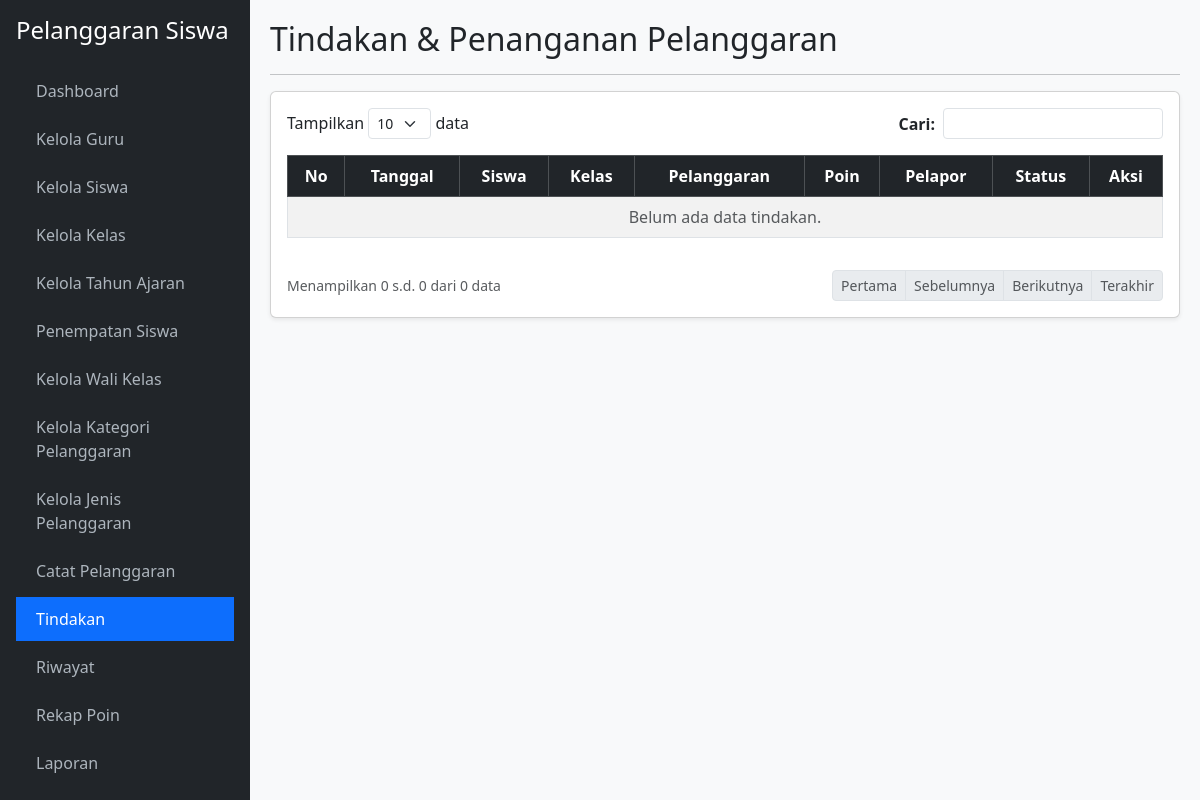
The app's page /tindakan.php (signed in), older data.
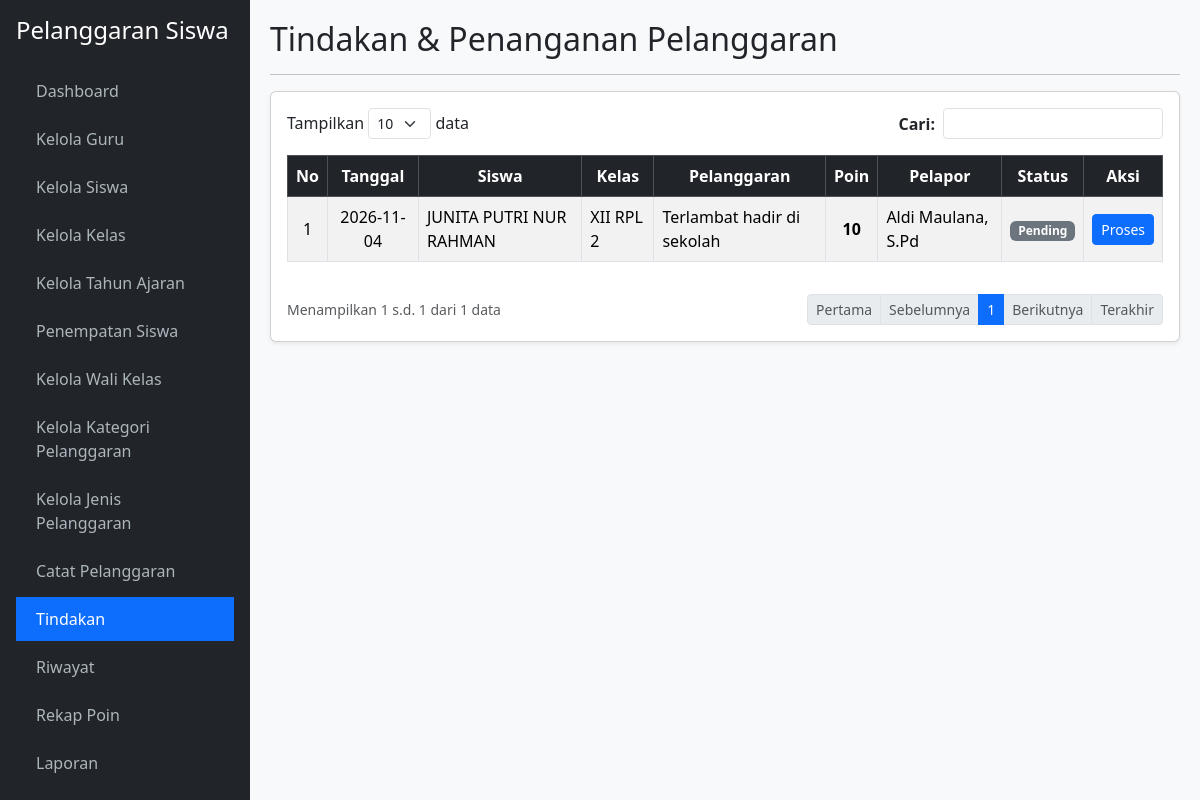
The same page, newer data.
### tables this page shows
CREATE TABLE `t_pelanggaran_siswa` (
  `id` int(11) NOT NULL,
  `tahun_ajaran_id` int(11) NOT NULL,
  `siswa_id` int(11) NOT NULL,
  `nama_siswa` varchar(150) DEFAULT NULL,
  `kelas_id` int(11) NOT NULL,
  `nama_kelas` varchar(100) DEFAULT NULL,
  `pelanggaran_id` int(11) NOT NULL,
  `nama_pelanggaran` varchar(150) DEFAULT NULL,
  `pelanggaran_kategori_id` int(11) NOT NULL,
  `guru_id` int(11) NOT NULL,
  `nama_guru` varchar(150) DEFAULT NULL,
  `tanggal` date NOT NULL,
  `keterangan` text DEFAULT NULL,
  `poin` int(11) DEFAULT NULL,
  `tindakan` text DEFAULT NULL,
  `status` varchar(30) DEFAULT NULL,
  `created_at` timestamp NULL DEFAULT NULL,
  `updated_at` timestamp NULL DEFAULT NULL
);

### tindakan.php (the view, shortened to what the changed rows need)
<?php
require_once 'koneksi.php';
$limit = 10;
$h = max(1, (int)($_GET['halaman'] ?? 1));
$offset = ($h - 1) * $limit;
$cari = mysqli_real_escape_string($koneksi, $_GET['cari'] ?? '');
$where = $cari ? "WHERE nama_siswa LIKE '%$cari%' OR nama_kelas LIKE '%$cari%' OR nama_pelanggaran LIKE '%$cari%' OR status LIKE '%$cari%'" : "";
$total = mysqli_num_rows(mysqli_query($koneksi, "SELECT 1 FROM t_pelanggaran_siswa $where"));
$pages = ceil($total / $limit);
$data = mysqli_query($koneksi, "SELECT * FROM t_pelanggaran_siswa $where ORDER BY tanggal DESC LIMIT $offset, $limit");
$no = $offset + 1;
?>
<!DOCTYPE html>
<html lang="id">
<head>
    <link href="https://cdn.jsdelivr.net/npm/bootstrap@5.3.2/dist/css/bootstrap.min.css" rel="stylesheet">
</head>
<body>
    <div class="main-content">
        <h2>Tindakan & Penanganan Pelanggaran</h2>
        <div class="card shadow-sm"><div class="card-body">
            <div class="table-responsive">
                <table class="table table-bordered table-striped align-middle">
                    <thead class="table-dark text-center">
                        <tr><th>No</th><th>Tanggal</th><th>Siswa</th><th>Kelas</th><th>Pelanggaran</th><th>Poin</th><th>Pelapor</th><th>Status</th><th>Aksi</th></tr>
                    </thead>
                    <tbody>
                        <?php while($r = mysqli_fetch_assoc($data)):
                            $bg = $r['status'] == 'Selesai' ? 'success' : ($r['status'] == 'Diproses' ? 'warning' : 'secondary');
                        ?>
                        <tr>
                            <td class="text-center"><?= $no++; ?></td>
                            <td class="text-center"><?= htmlspecialchars($r['tanggal']); ?></td>
                            <td><?= htmlspecialchars($r['nama_siswa']); ?></td>
                            <td><?= htmlspecialchars($r['nama_kelas']); ?></td>
                            <td><?= htmlspecialchars($r['nama_pelanggaran']); ?></td>
                            <td class="text-center"><strong><?= htmlspecialchars($r['poin']); ?></strong></td>
                            <td><?= htmlspecialchars($r['nama_guru']); ?></td>
                            <td class="text-center"><span class="badge bg-<?= $bg; ?>"><?= htmlspecialchars($r['status']); ?></span></td>
                            <td class="text-center">
                                <button class="btn btn-sm btn-primary" data-bs-toggle="modal" data-bs-target="#m<?= $r['id']; ?>">Proses</button>
                            </td>
                        </tr>
                        <?php endwhile; if(!$total): ?>
                        <tr><td colspan="9" class="text-center text-muted">Belum ada data tindakan.</td></tr>
                        <?php endif; ?>
                    </tbody>
                </table>
            </div>
            <div class="d-flex justify-content-between align-items-center mt-3">
                <small class="text-muted">Menampilkan <?= $total ? $offset + 1 : 0; ?> s.d. <?= min($offset + $limit, $total); ?> dari <?= $total; ?> data</small>
                <ul class="pagination pagination-sm mb-0">
                    <li class="page-item <?= $h <= 1 ? 'disabled' : ''; ?>"><a class="page-link" href="?halaman=1&cari=<?= $cari; ?>">Pertama</a></li>
                    <li class="page-item <?= $h <= 1 ? 'disabled' : ''; ?>"><a class="page-link" href="?halaman=<?= $h-1; ?>&cari=<?= $cari; ?>">Sebelumnya</a></li>
                    <?php for($i=1; $i<=$pages; $i++): ?>
                        <li class="page-item <?= $h == $i ? 'active' : ''; ?>"><a class="page-link" href="?halaman=<?= $i; ?>&cari=<?= $cari; ?>"><?= $i; ?></a></li>
                    <?php endfor; ?>
                    <li class="page-item <?= $h >= $pages ? 'disabled' : ''; ?>"><a class="page-link" href="?halaman=<?= $h+1; ?>&cari=<?= $cari; ?>">Berikutnya</a></li>
                    <li class="page-item <?= $h >= $pages ? 'disabled' : ''; ?>"><a class="page-link" href="?halaman=<?= $pages; ?>&cari=<?= $cari; ?>">Terakhir</a></li>
                </ul>
            </div>
        </div></div>
    </div>
</body>
</html>

Row changes from the older to the newer data that the page shows:
added t_pelanggaran_siswa: tanggal "2026-11-04", nama_siswa "JUNITA PUTRI NUR RAHMAN", nama_kelas "XII RPL 2", nama_pelanggaran "Terlambat hadir di sekolah", poin "10", nama_guru "Aldi Maulana, S.Pd", status "Pending"
Text that changed along with them:
$offset + 1: (not shown) → "1"
min($offset + $limit, $total): "0" → "1"
$total: "0" → "1"
new list line: "1"
text no longer shown: "Belum ada data tindakan. 0"
